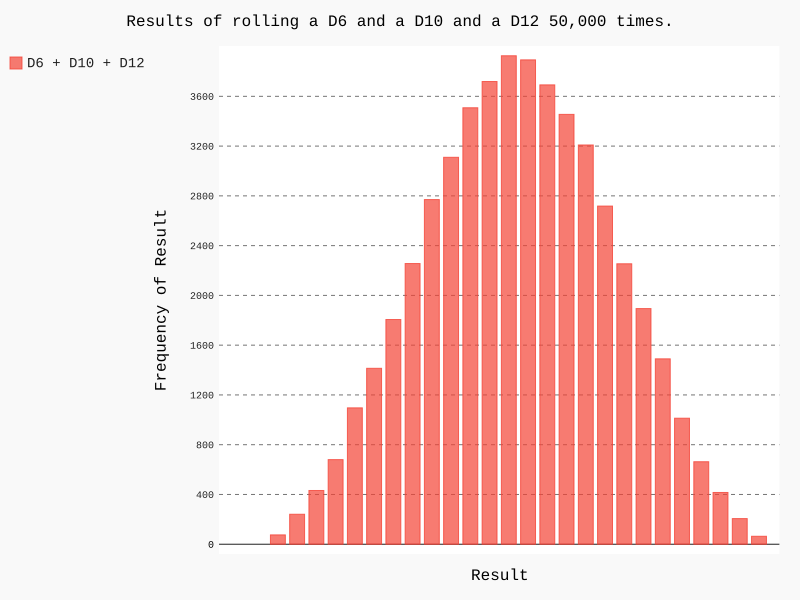

Write Python code to recreate this figure.
import pygal
from die import Die

# 创建一个D6
die1 = Die()
die2 = Die(10)
die3 = Die(12)

# 掷几次骰子，并将结果存储在一个列表中
results = []
for roll_num in range(50000):
    result = die1.roll() + die2.roll() + die3.roll()
    results.append(result)

# 分析结果
frequencies = []
max_result = die1.num_sides + die2.num_sides + die3.num_sides
for value in range(1,max_result+1):
    frequency = results.count(value)
    frequencies.append(frequency)

# 对结果进行可视化
hist = pygal.Bar()

hist.title = "Results of rolling a D6 and a D10 and a D12 50,000 times."
x_table = []
for value in range(3,max_result + 1):
    result = str(value)
    x_table.append(result)
hist.x_lables =  x_table
hist.x_title = "Result"
hist.y_title = "Frequency of Result"

hist.add('D6 + D10 + D12',frequencies)
hist.render_to_file('.//plot//die_visual.svg')
